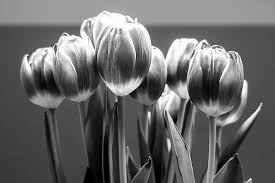
#> input picture Digtal-Image-Processing/tulips.jfif, 275 x 183 px
$ python 'TopHat and Well Transform.py'
#> lines starting #> are read from the running program, lines starting #| are printed output that depends on the picture
'''
Digital Image Processing
16 April 2020
by Sampada Petkar

Morphological Transformtion - TopHat and Well
'''


import cv2
import numpy as np


image = cv2.imread('tulips.jfif', 0)
#> image is the input picture: shape (183, 275); min 0, max 255, mean 103.9
#image=cv2.resize(image,(300,300),interpolation=cv2.INTER_AREA)
cv2.imshow('original',image)
ht,wd =image.shape
#> ht = 183; wd = 275

mask = [[0, 0, 0], [0, 0, 0], [0, 0, 0]]

newimg_e = np.zeros([ht,wd],dtype=np.uint8)

def gray_erosion(image_in):
    #flag=0;
    image=image_in.copy()
    for i in range (1, ht -1):
        for j in range (1, wd - 1):
            flag = [mask[0][0] + image[i-1][j-1],mask[0][1]+image[i-1][j],mask[0][2]+image[i-1][j+1],
                    mask[1][0] + image[i][j-1],mask[1][1] + image[i][j],mask[1][0] + image[i][j+1],
                    mask[2][0] + image[i+1][j-1],mask[2][1] + image[i+1][j],mask[2][0] + image[i+1][j+1]]


            newimg_e[i][j] = min(flag)
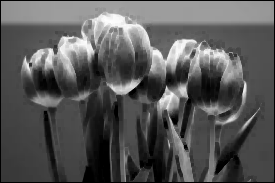
#> newimg_e: shape (183, 275); min 0, max 254, mean 87.7


def gray_dilation(image_in):
    #flag=0;
    image=image_in.copy()
    for i in range (1, ht -1):
        for j in range (1, wd - 1):
            flag = [mask[0][0] + image[i-1][j-1],mask[0][1]+image[i-1][j],mask[0][2]+image[i-1][j+1],
                    mask[1][0] + image[i][j-1],mask[1][1] + image[i][j],mask[1][0] + image[i][j+1],
                    mask[2][0] + image[i+1][j-1],mask[2][1] + image[i+1][j],mask[2][0] + image[i+1][j+1]]


            newimg_e[i][j] = max(flag)
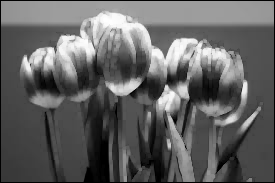
#> newimg_e: shape (183, 275); min 0, max 254, mean 98


def subtract(image1,image2,result):
    for i in range (0,ht-1):
        for j in range (0,wd-1):
            if(image1[i][j]>image2[i][j]):
                result[i][j]=image1[i][j]-image2[i][j]
            else:
                result[i][j]=image2[i][j]-image1[i][j]
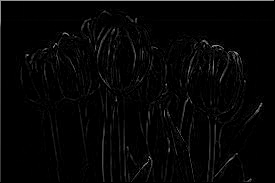
#> result: shape (183, 275); min 0, max 160, mean 5.3

################tophat####################
gray_erosion(image)
gray_dilation(newimg_e)
#cv2.imshow('opening',newimg_e)

newimg_tp = np.zeros([ht,wd],dtype=np.uint8)
subtract(image,newimg_e,newimg_tp)
cv2.imshow('top_hat',newimg_tp)
###############well#####################
gray_dilation(image)
#> after the loop in gray_dilation (call 2), `for i in range (1, ht -1):`:
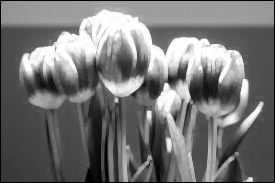
#> newimg_e: shape (183, 275); min 0, max 255, mean 116.8
gray_erosion(newimg_e)
#> after the loop in gray_erosion (call 2), `for i in range (1, ht -1):`:
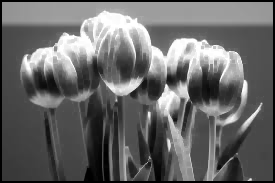
#> newimg_e: shape (183, 275); min 0, max 255, mean 103.7

newimg_w = np.zeros([ht,wd],dtype=np.uint8)
subtract(image,newimg_e,newimg_w)
#> after the loop in subtract (call 2), `for i in range (0,ht-1):`:
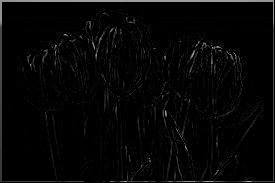
#> result: shape (183, 275); min 0, max 186, mean 6.2
cv2.imshow('well',newimg_w)

#all rights are reserved to author.

$ run again, with Digtal-Image-Processing/dog.jfif copied over Digtal-Image-Processing/tulips.jfif
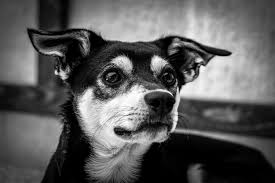
#> input picture Digtal-Image-Processing/dog.jfif, 275 x 183 px
#> image is the input picture: shape (183, 275); min 0, max 255, mean 90.4
#> after the loop in gray_erosion (call 2), `for i in range (1, ht -1):`:
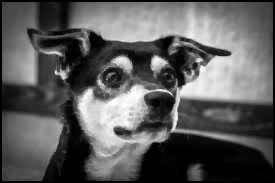
#> newimg_e: shape (183, 275); min 0, max 255, mean 91.3
#> after the loop in subtract (call 2), `for i in range (0,ht-1):`:
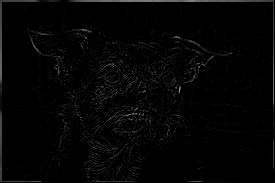
#> result: shape (183, 275); min 0, max 159, mean 4.7

$ run again, with Digtal-Image-Processing/flower.jfif copied over Digtal-Image-Processing/tulips.jfif
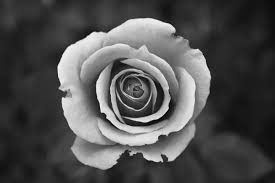
#> input picture Digtal-Image-Processing/flower.jfif, 275 x 183 px
#> image is the input picture: shape (183, 275); min 0, max 252, mean 79.6
#> after the loop in gray_erosion (call 2), `for i in range (1, ht -1):`:
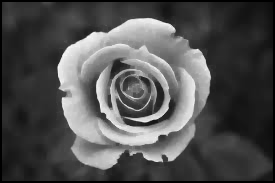
#> newimg_e: shape (183, 275); min 0, max 252, mean 80.1
#> after the loop in subtract (call 2), `for i in range (0,ht-1):`:
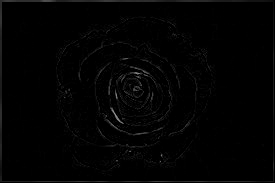
#> result: shape (183, 275); min 0, max 151, mean 2.8
